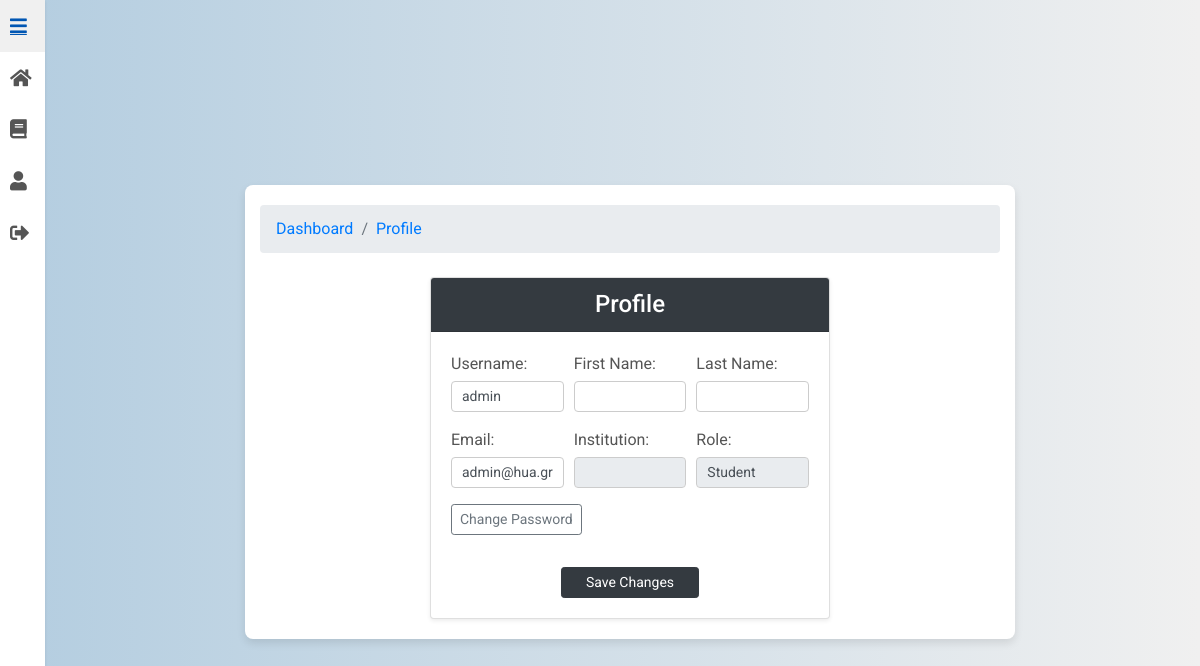
Page /profile/ (signed in) on the earlier database version.
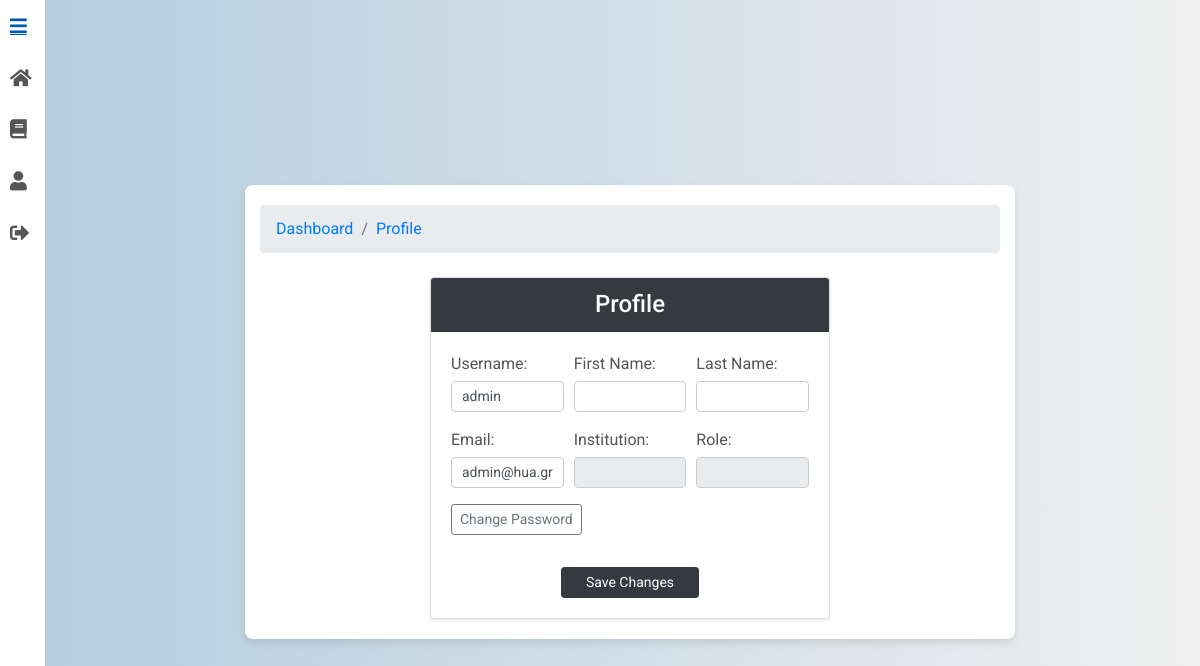
Same page on the later database version.
### users/models.py (models this page shows, shortened)
class CustomUser(AbstractUser):
    ROLE_CHOICES = [
        ('student', 'Student'),
        ('professor', 'Professor')
    ]
    role = models.CharField(max_length=10, choices=ROLE_CHOICES)
    institution = models.ForeignKey('Institution', on_delete=models.SET_NULL, null=True, blank=True)

### users/views.py (the view, shortened to what this page needs)
# urls.py: path('profile/', ProfileView.as_view(), name='profile'),
class ProfileView(LoginRequiredMixin, BreadcrumbMixin, FormView):
    template_name = "profile.html"
    form_class = ProfileForm
    def get_form_kwargs(self):
        kwargs = super().get_form_kwargs()
        kwargs["instance"] = self.request.user
        return kwargs
    def get_breadcrumbs(self):
        return [
            ("Dashboard", reverse_lazy("users:dashboard")),
            ("Profile", ""),
        ]

### users/forms.py (shortened to what this page needs)
class ProfileForm(forms.ModelForm):
    password = forms.CharField(widget=forms.PasswordInput, required=False)
    confirm_password = forms.CharField(widget=forms.PasswordInput, required=False)
    class Meta:
        model = CustomUser
        fields = ['username', 'first_name', 'last_name', 'email', 'institution', 'role', 'password', 'confirm_password']

### UniGrading/mixin.py (called while the page is built)
    def get_context_data(self, **kwargs):
        context = super().get_context_data(**kwargs)
        context["breadcrumbs"] = self.get_breadcrumbs()
        return context

### users/templatetags/custom_filters.py (called while the page is built)
@register.filter(name='add_class')
def add_class(value, css_class):
    return value.as_widget(attrs={"class": css_class})

### users/templates/profile.html (shortened to what this page needs)
{% extends 'base.html' %}
{% load static %}
{% load custom_filters %}
{% load view_breadcrumbs %}
{% block content %}
<div class="container mt-4" style="width: 70%; min-width: 400px;">
    <nav aria-label="breadcrumb" class="mb-4">
        <ol class="breadcrumb">
            {% for name, url in breadcrumbs %}
                <li class="breadcrumb-item">
                    <a href="{{ url }}">{{ name }}</a>
                </li>
            {% endfor %}
        </ol>
    </nav>
    <div class="d-flex justify-content-center">
        <div class="card shadow-sm" style="width: 50%; min-width: 400px;">
            <div class="card-header bg-dark text-white text-center">
                <h4 class="mb-0">Profile</h4>
            </div>
            <div class="card-body">
                <form method="post">
                    <div class="form-row">
                        <div class="form-group col-md-4">
                            <label for="id_username">Username:</label>
                            {{ form.username|add_class:"form-control form-control-sm" }}
                        </div>
                        <div class="form-group col-md-4">
                            <label for="id_first_name">First Name:</label>
                            {{ form.first_name|add_class:"form-control form-control-sm" }}
                        </div>
                        <div class="form-group col-md-4">
                            <label for="id_last_name">Last Name:</label>
                            {{ form.last_name|add_class:"form-control form-control-sm" }}
                        </div>
                    </div>
                    <div class="form-row">
                        <div class="form-group col-md-4">
                            <label for="id_email">Email:</label>
                            {{ form.email|add_class:"form-control form-control-sm" }}
                        </div>
                        <div class="form-group col-md-4">
                            <label for="id_institution">Institution:</label>
                            <input type="text" class="form-control form-control-sm" value="{{ form.instance.institution.name }}" readonly>
                        </div>
                        <div class="form-group col-md-4">
                            <label for="id_role">Role:</label>
                            <input type="text" class="form-control form-control-sm" value="{{ form.instance.get_role_display }}" readonly>
                        </div>
                    </div>
                    <div class="form-group">
                        <button type="button" class="btn btn-outline-secondary btn-sm" id="change-password-btn">Change Password</button>
                    </div>
                    <div class="text-center mt-3">
                        <button type="submit" class="btn btn-dark btn-sm px-4">Save Changes</button>
                    </div>
                </form>
            </div>
        </div>
    </div>
</div>
{% endblock %}

Differences in the rows shown:
changed CustomUser "admin": instance.role "Student" → (not shown)
